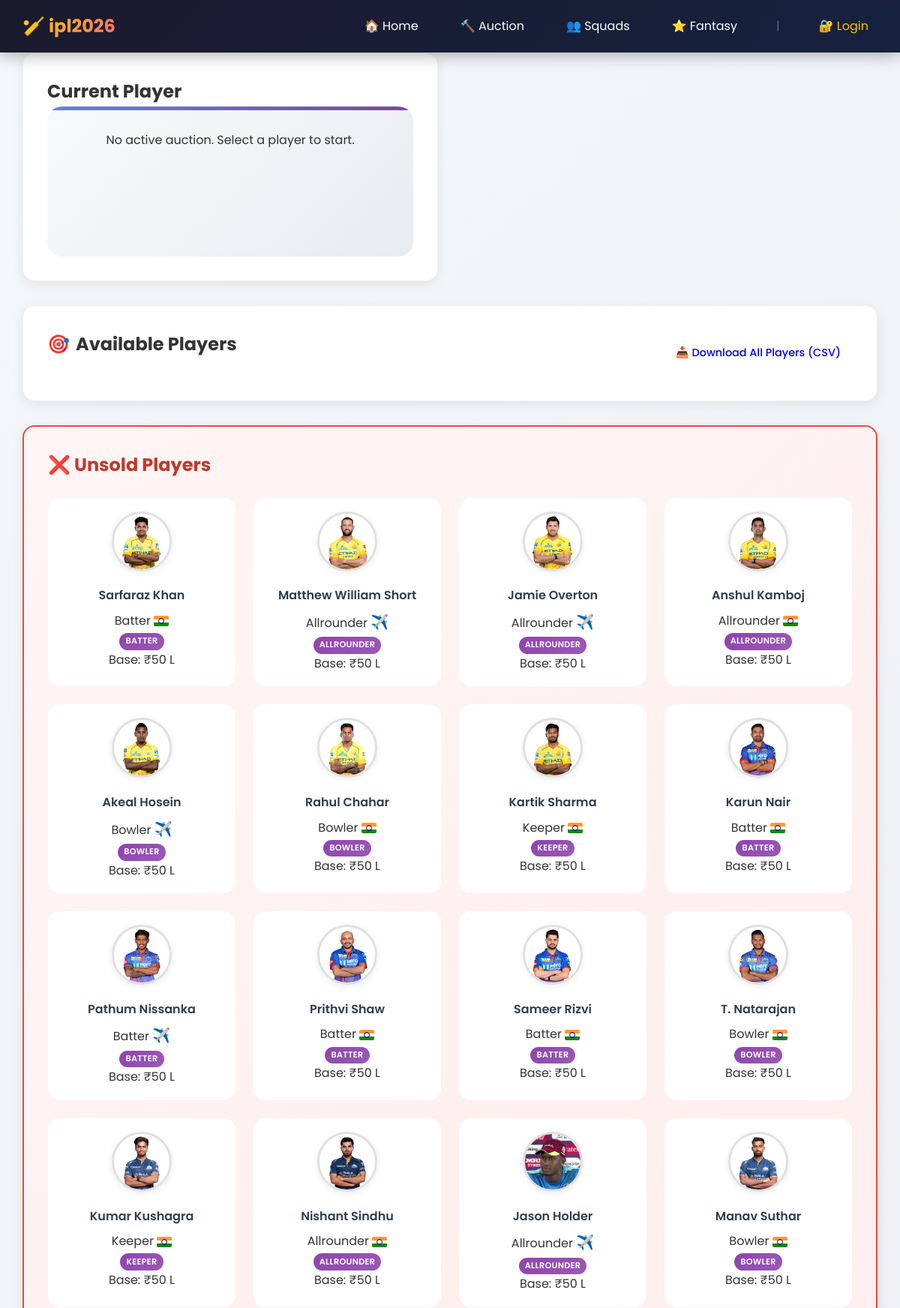
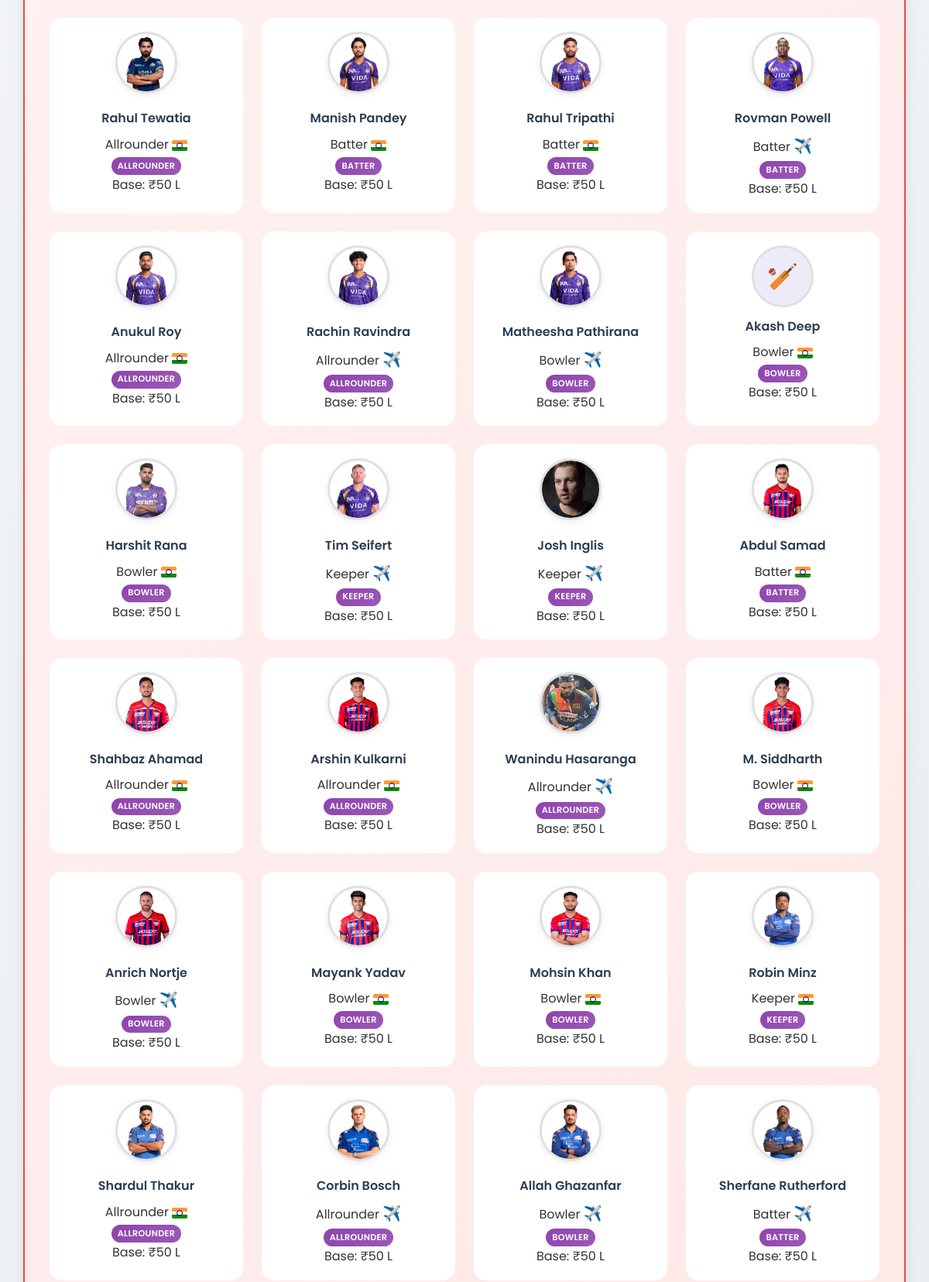
Page /auction/ (upper part) on the committed database (2 pictures, top to bottom).
### app/models.py (models this page shows, shortened)
class League(db.Model):
    id = db.Column(db.Integer, primary_key=True)
    name = db.Column(db.String(50), nullable=False)  # "WPL 2025", "IPL 2026"
    display_name = db.Column(db.String(100))  # "Women's Premier League 2025"
    league_type = db.Column(db.String(20), default='wpl')  # 'wpl', 'ipl', etc. - used for image/scraper routing
    default_purse = db.Column(db.Float, default=DEFAULT_PURSE)  # Default team budget
    max_squad_size = db.Column(db.Integer, default=DEFAULT_MAX_SQUAD_SIZE)  # Maximum players per team
    min_squad_size = db.Column(db.Integer, default=DEFAULT_MIN_SQUAD_SIZE)  # Minimum players per team
    bid_increment_tiers = db.Column(db.Text, default='[{"threshold": 0, "increment": 2500000}]')  # JSON: [{threshold, increment}] sorted by threshold
    max_rtm = db.Column(db.Integer, default=0)  # Max RTMs allowed per team (0 = disabled)
    is_active = db.Column(db.Boolean, default=False)  # Admin-selected active league shown to non-admin users
    is_deleted = db.Column(db.Boolean, default=False)  # Soft delete
    created_at = db.Column(db.DateTime, default=get_pacific_time)
    @property
    def bid_increment_tiers_parsed(self) -> list[dict]:
        try:
            tiers = json.loads(self.bid_increment_tiers or '[]')
            return sorted(tiers, key=lambda t: t.get('threshold', 0))
        except (json.JSONDecodeError, TypeError) as e:
            from app.logger import get_logger
            get_logger(__name__).error(
                "League %s: bid_increment_tiers JSON parse failed: %s, using default",
                self.id, e
            )
            return [{'threshold': 0, 'increment': DEFAULT_BID_INCREMENT}]
    teams = db.relationship('Team', backref='league', lazy=True)
    players = db.relationship('Player', backref='league', lazy=True)
    auction_categories = db.relationship('AuctionCategory', backref='league', lazy=True,
                                          order_by='AuctionCategory.sort_order')

class Player(db.Model):
    id = db.Column(db.Integer, primary_key=True)
    name = db.Column(db.String(100), nullable=False)
    position = db.Column(db.String(50), index=True)
    country = db.Column(db.String(20), default='Indian')  # Indian or Overseas
    base_price = db.Column(db.Float, default=5000000)  # 50 Lakhs
    current_price = db.Column(db.Float, default=0)
    status = db.Column(db.String(20), default=PlayerStatus.AVAILABLE, index=True)
    team_id = db.Column(db.Integer, db.ForeignKey('team.id'), nullable=True, index=True)
    league_id = db.Column(db.Integer, db.ForeignKey('league.id'), nullable=True, index=True)
    original_team = db.Column(db.String(100), nullable=True, index=True)  # Previous/original team name
    auction_category = db.Column(db.String(50), nullable=True, index=True)  # Auction tier (Marquee, Set 1, etc.)
    fantasy_points = db.Column(db.Float, default=0)  # Total fantasy points
    image_url = db.Column(db.String(500), nullable=True)  # Player image URL
    is_rtm = db.Column(db.Boolean, default=False)  # Whether this player was acquired via RTM
    is_deleted = db.Column(db.Boolean, default=False, index=True)  # Soft delete
    __table_args__ = (
        db.Index('idx_player_league_status', 'league_id', 'status', 'is_deleted'),
        db.Index('idx_player_team_status', 'team_id', 'status'),
    )

### app/routes/auction.py (the view, shortened to what this page needs)
@auction_bp.route('/')
def auction_room() -> str:
    current_league = get_current_league()
    all_leagues = League.query.filter_by(is_deleted=False).all()
    if current_league:
        teams = Team.query.filter_by(
            league_id=current_league.id, is_deleted=False
        ).all()
        all_pool = Player.query.filter(
            Player.league_id == current_league.id,
            Player.is_deleted.is_(False),
            Player.status.in_([PlayerStatus.AVAILABLE, PlayerStatus.UNSOLD])
        ).all()
        category_order = {}
        for cat in AuctionCategory.query.filter_by(
            league_id=current_league.id, is_deleted=False
        ).all():
            category_order[cat.name] = cat.sort_order
        def player_sort_key(p: Player) -> tuple:
            cat_ord = category_order.get(p.auction_category, 999)
            return (cat_ord, p.original_team or '', p.name)
        players = sorted(
            [p for p in all_pool if p.status == PlayerStatus.AVAILABLE],
            key=player_sort_key
        )
        unsold_players = [p for p in all_pool if p.status == PlayerStatus.UNSOLD]
    else:
        teams = []
        players = []
        unsold_players = []
    auction_state = AuctionState.query.filter_by(
        league_id=current_league.id
    ).first() if current_league else None
    highest_bid = None
    return render_template(
        'auction.html',
        teams=teams,
        players=players,
        unsold_players=unsold_players,
        auction_state=auction_state,
        highest_bid=highest_bid,
        admin_mode=is_admin(),
        current_league=current_league,
        all_leagues=all_leagues,
        bid_increment_tiers=current_league.bid_increment_tiers_parsed if current_league else [{'threshold': 0, 'increment': DEFAULT_BID_INCREMENT}],
        auction_categories=(
            [c for c in current_league.auction_categories if not c.is_deleted]
            if current_league else []
        )
    )

### app/logger.py (called while the page is built)
    def filter(self, record: logging.LogRecord) -> bool:
        try:
            from flask import g
            record.request_id = getattr(g, 'request_id', '-')
        except (RuntimeError, ImportError):
            record.request_id = '-'
        return True

### app/routes/main.py (called while the page is built)
def get_current_league() -> Optional[League]:
    if is_admin():
        league_id = session.get('current_league_id')
        if league_id:
            league = League.query.filter_by(id=league_id, is_deleted=False).first()
            if league:
                return league
        league = League.query.filter_by(is_active=True, is_deleted=False).first()
        if not league:
            league = League.query.filter_by(is_deleted=False).first()
        if league:
            session['current_league_id'] = league.id
        return league
    else:
        league = League.query.filter_by(is_active=True, is_deleted=False).first()
        if league:
            return league
        return League.query.filter_by(is_deleted=False).first()

### app/utils.py (called while the page is built)
def is_admin() -> bool:
    return session.get('is_admin', False)

### app/templates/auction.html (shortened to what this page needs)
{% extends "base.html" %}
{% block content %}
<div class="auction-container">
    <div class="current-player-section">
        <h2>Current Player</h2>
        <div id="currentPlayer" class="player-card" data-player-id="{% if auction_state and auction_state.is_active %}{{ auction_state.current_player.id }}{% endif %}">
            {% if auction_state and auction_state.is_active %}
                <h3>{{ auction_state.current_player.name }}</h3>
                <p>Position: {{ auction_state.current_player.position }}</p>
                <p class="current-price">Current Price: ₹<span id="currentPrice">{{ '{:.0f}'.format(auction_state.current_player.current_price / 100000) }}</span> L</p>
                <p class="timer">Time Remaining: <span id="timer">{{ auction_state.time_remaining }}</span>s</p>
            {% else %}
                <p>No active auction. Select a player to start.</p>
            {% endif %}
        </div>
    </div>
    <div class="players-section">
        <div style="display: flex; align-items: center; justify-content: space-between; flex-wrap: wrap; gap: 0.5rem;">
            <h2>Available Players</h2>
            <a href="/api/players/export" class="btn btn-small" style="text-decoration: none;">📥 Download All Players (CSV)</a>
        </div>
    </div>
    <div class="unsold-players-section">
        <h2>❌ Unsold Players</h2>
        <div id="unsoldPlayersList" class="players-grid unsold-grid">
            {% for player in unsold_players %}
            <div class="player-item unsold-item" data-player-id="{{ player.id }}">
                {% if player.image_url %}
                <img src="{{ player.image_url }}" alt="{{ player.name }}" class="player-photo" loading="lazy">
                {% else %}
                <div class="player-photo-placeholder" role="img" aria-label="Player photo not available">🏏</div>
                {% endif %}
                <h4>{{ player.name }}</h4>
                <p>{{ player.position }} {% if player.country == 'Overseas' %}<span class="country-emoji">✈️</span>{% else %}<span class="flag-india"></span>{% endif %}</p>
                {% if player.auction_category %}<span class="badge category-badge">{{ player.auction_category }}</span>{% endif %}
                <p>Base: ₹{{ '{:.0f}'.format(player.base_price / 100000) }} L</p>
            </div>
            {% else %}
            <div class="empty-state">
                <div class="empty-state-icon">✅</div>
                <p class="empty-state-text">No unsold players</p>
                <p class="empty-state-hint">All players have been sold!</p>
            </div>
            {% endfor %}
        </div>
    </div>
</div>
{% endblock %}

### app/templates/base.html (shortened to what this page needs)
<!DOCTYPE html>
<html lang="en">
<head>
    <link rel="stylesheet" href="{{ url_for('static', filename='css/style.css') }}?v={{ range(100000) | random }}">
</head>
<body class="page-loading">
    <nav class="navbar">
        <div class="container">
            <h1 class="logo">🏏 <span class="logo-text">{% if current_league %}{{ current_league.name }}{% else %}Auction{% endif %}</span></h1>
            <ul class="nav-links" id="navLinks">
                <li><a href="{{ url_for('main.index') }}">🏠 Home</a></li>
                <li><a href="{{ url_for('auction.auction_room') }}">🔨 Auction</a></li>
                <li><a href="{{ url_for('main.squads') }}">👥 Squads</a></li>
                <li><a href="{{ url_for('main.fantasy') }}">⭐ Fantasy</a></li>
                <li class="nav-divider desktop-only">|</li>
                {% if session.get('is_admin') %}
                <li><span class="admin-badge">👤 Admin</span></li>
                <li><a href="{{ url_for('main.logout') }}" class="logout-link">🚪 Logout</a></li>
                {% else %}
                <li><a href="{{ url_for('main.login') }}" class="login-link">🔐 Login</a></li>
                {% endif %}
            </ul>
        </div>
    </nav>
    <main class="container">
        {% block content %}{% endblock %}
    </main>
</body>
</html>

### rows in the picture
League: name "ipl2026"
Player: image_url (picture), name "Sarfaraz Khan", position "Batter", auction_category "BATTER", player.base_price/100000 "50"
Player: image_url (picture), name "Matthew William Short", position "Allrounder", auction_category "ALLROUNDER", player.base_price/100000 "50"
Player: image_url (picture), name "Jamie Overton", position "Allrounder", auction_category "ALLROUNDER", player.base_price/100000 "50"
Player: image_url (picture), name "Anshul Kamboj", position "Allrounder", auction_category "ALLROUNDER", player.base_price/100000 "50"
Player: image_url (picture), name "Akeal Hosein", position "Bowler", auction_category "BOWLER", player.base_price/100000 "50"
Player: image_url (picture), name "Rahul Chahar", position "Bowler", auction_category "BOWLER", player.base_price/100000 "50"
Player: image_url (picture), name "Kartik Sharma", position "Keeper", auction_category "KEEPER", player.base_price/100000 "50"
Player: image_url (picture), name "Karun Nair", position "Batter", auction_category "BATTER", player.base_price/100000 "50"
Player: image_url (picture), name "Pathum Nissanka", position "Batter", auction_category "BATTER", player.base_price/100000 "50"
Player: image_url (picture), name "Prithvi Shaw", position "Batter", auction_category "BATTER", player.base_price/100000 "50"
Player: image_url (picture), name "Sameer Rizvi", position "Batter", auction_category "BATTER", player.base_price/100000 "50"
Player: image_url (picture), name "T. Natarajan", position "Bowler", auction_category "BOWLER", player.base_price/100000 "50"
Player: image_url (picture), name "Kumar Kushagra", position "Keeper", auction_category "KEEPER", player.base_price/100000 "50"
Player: image_url (picture), name "Nishant Sindhu", position "Allrounder", auction_category "ALLROUNDER", player.base_price/100000 "50"
Player: image_url (picture), name "Jason Holder", position "Allrounder", auction_category "ALLROUNDER", player.base_price/100000 "50"
Player: image_url (picture), name "Manav Suthar", position "Bowler", auction_category "BOWLER", player.base_price/100000 "50"
Player: image_url (picture), name "Rahul Tewatia", position "Allrounder", auction_category "ALLROUNDER", player.base_price/100000 "50"
Player: image_url (picture), name "Manish Pandey", position "Batter", auction_category "BATTER", player.base_price/100000 "50"
Player: image_url (picture), name "Rahul Tripathi", position "Batter", auction_category "BATTER", player.base_price/100000 "50"
Player: image_url (picture), name "Rovman Powell", position "Batter", auction_category "BATTER", player.base_price/100000 "50"
Player: image_url (picture), name "Anukul Roy", position "Allrounder", auction_category "ALLROUNDER", player.base_price/100000 "50"
Player: image_url (picture), name "Rachin Ravindra", position "Allrounder", auction_category "ALLROUNDER", player.base_price/100000 "50"
Player: image_url (picture), name "Matheesha Pathirana", position "Bowler", auction_category "BOWLER", player.base_price/100000 "50"
Player: name "Akash Deep", position "Bowler", auction_category "BOWLER", player.base_price/100000 "50"
Player: image_url (picture), name "Harshit Rana", position "Bowler", auction_category "BOWLER", player.base_price/100000 "50"
Player: image_url (picture), name "Tim Seifert", position "Keeper", auction_category "KEEPER", player.base_price/100000 "50"
Player: image_url (picture), name "Josh Inglis", position "Keeper", auction_category "KEEPER", player.base_price/100000 "50"
Player: image_url (picture), name "Abdul Samad", position "Batter", auction_category "BATTER", player.base_price/100000 "50"
Player: image_url (picture), name "Shahbaz Ahamad", position "Allrounder", auction_category "ALLROUNDER", player.base_price/100000 "50"
Player: image_url (picture), name "Arshin Kulkarni", position "Allrounder", auction_category "ALLROUNDER", player.base_price/100000 "50"
Player: image_url (picture), name "Wanindu Hasaranga", position "Allrounder", auction_category "ALLROUNDER", player.base_price/100000 "50"
Player: image_url (picture), name "M. Siddharth", position "Bowler", auction_category "BOWLER", player.base_price/100000 "50"
Player: image_url (picture), name "Anrich Nortje", position "Bowler", auction_category "BOWLER", player.base_price/100000 "50"
Player: image_url (picture), name "Mayank Yadav", position "Bowler", auction_category "BOWLER", player.base_price/100000 "50"
Player: image_url (picture), name "Mohsin Khan", position "Bowler", auction_category "BOWLER", player.base_price/100000 "50"
Player: image_url (picture), name "Robin Minz", position "Keeper", auction_category "KEEPER", player.base_price/100000 "50"
Player: image_url (picture), name "Shardul Thakur", position "Allrounder", auction_category "ALLROUNDER", player.base_price/100000 "50"
Player: image_url (picture), name "Corbin Bosch", position "Allrounder", auction_category "ALLROUNDER", player.base_price/100000 "50"
Player: image_url (picture), name "Allah Ghazanfar", position "Bowler", auction_category "BOWLER", player.base_price/100000 "50"
Player: image_url (picture), name "Sherfane Rutherford", position "Batter", auction_category "BATTER", player.base_price/100000 "50"
